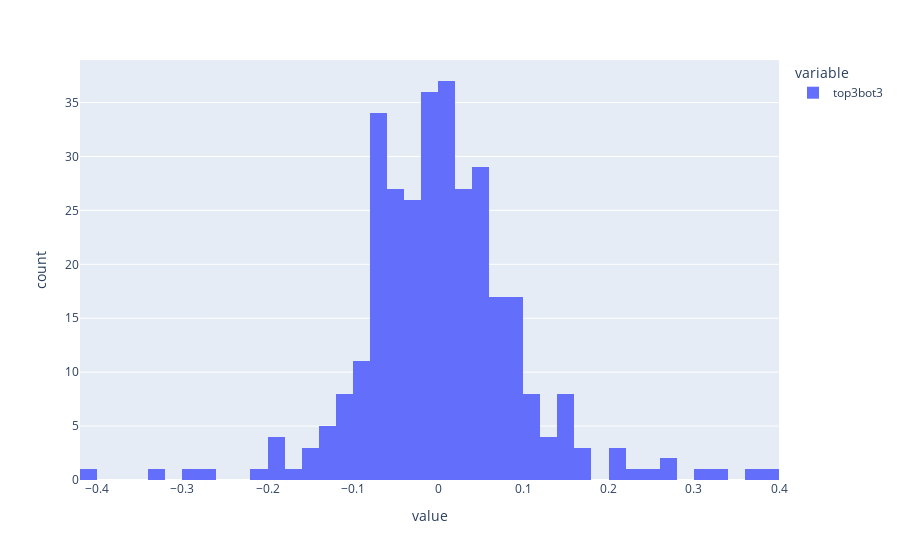

The code cell stored with this chart in its notebook:
### Markdown cell above
Histogram of the distributions

### Code cell
import plotly.express as px
import scipy.stats as sps
print(f'Skew ={sps.skew(grossr_top3)[0].round(6)}\nKurtosis ={sps.kurtosis(grossr_top3, fisher=True)[0].round(6)} >> 0 => Fat-tailed distribution')

px.histogram(data_frame = grossr_top3, nbins=70)

### Figure 1 — Plotly figure (JSON) as saved in the notebook; plotly's stock layout.template omitted (floating-point values rounded to 4 significant figures; data arrays with more than 128 entries replaced by an {"elided": "..."} marker saying what was removed)
{"data": [{"bingroup": "x", "hovertemplate": "variable=top3bot3<br>value=%{x}<br>count=%{y}<extra></extra>", "legendgroup": "top3bot3", "marker": {"color": "#636efa", "pattern": {"shape": ""}}, "name": "top3bot3", "nbinsx": 70, "orientation": "v", "showlegend": true, "type": "histogram", "x": {"elided": "321 float values"}, "xaxis": "x", "yaxis": "y"}], "layout": {"autosize": true, "barmode": "relative", "legend": {"title": {"text": "variable"}, "tracegroupgap": 0}, "margin": {"t": 60}, "xaxis": {"anchor": "y", "autorange": true, "domain": [0, 1], "range": [-0.42, 0.4], "title": {"text": "value"}, "type": "linear"}, "yaxis": {"anchor": "x", "autorange": true, "domain": [0, 1], "range": [0, 38.95], "title": {"text": "count"}}}}
